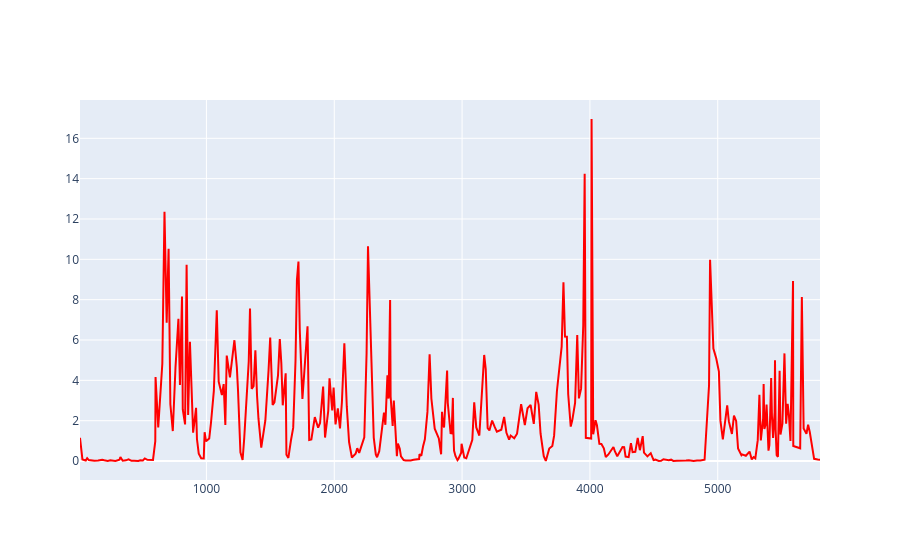

Source (notebook cell):
### Code cell
import plotly.graph_objects as go
fig = go.Figure()

fig.add_trace(go.Scatter(x=df_resultado['Distance'], y=df_resultado['aceleracion_lateral'], mode='lines', name='Sainz', line=dict(color='red')))

### Figure 1 — Plotly figure (JSON) as saved in the notebook; plotly's stock layout.template omitted (floating-point values rounded to 4 significant figures; data arrays with more than 128 entries replaced by an {"elided": "..."} marker saying what was removed)
{"data": [{"line": {"color": "red"}, "mode": "lines", "name": "Sainz", "type": "scatter", "x": {"elided": "347 float values"}, "y": {"elided": "347 float values"}}], "layout": {}}
